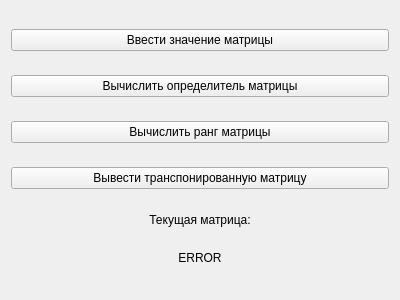
<?xml version="1.0" encoding="UTF-8"?>
<ui version="4.0">
 <class>TInterface</class>
 <widget class="QWidget" name="TInterface">
  <property name="geometry">
   <rect>
    <x>0</x>
    <y>0</y>
    <width>400</width>
    <height>300</height>
   </rect>
  </property>
  <property name="windowTitle">
   <string>Form</string>
  </property>
  <layout class="QVBoxLayout" name="verticalLayout">
   <item>
    <widget class="QPushButton" name="inputValueButton">
     <property name="text">
      <string>Ввести значение матрицы</string>
     </property>
    </widget>
   </item>
   <item>
    <widget class="QPushButton" name="calcDeterminantButton">
     <property name="text">
      <string>Вычислить определитель матрицы</string>
     </property>
    </widget>
   </item>
   <item>
    <widget class="QPushButton" name="calcRangButton">
     <property name="text">
      <string>Вычислить ранг матрицы</string>
     </property>
    </widget>
   </item>
   <item>
    <widget class="QPushButton" name="outputTransposeButton">
     <property name="text">
      <string>Вывести транспонированную матрицу</string>
     </property>
    </widget>
   </item>
   <item>
    <widget class="QLabel" name="label">
     <property name="sizePolicy">
      <sizepolicy hsizetype="Preferred" vsizetype="Maximum">
       <horstretch>0</horstretch>
       <verstretch>0</verstretch>
      </sizepolicy>
     </property>
     <property name="layoutDirection">
      <enum>Qt::LeftToRight</enum>
     </property>
     <property name="text">
      <string>Текущая матрица:</string>
     </property>
     <property name="alignment">
      <set>Qt::AlignCenter</set>
     </property>
    </widget>
   </item>
   <item>
    <widget class="QLabel" name="curMatrix">
     <property name="sizePolicy">
      <sizepolicy hsizetype="Preferred" vsizetype="Maximum">
       <horstretch>0</horstretch>
       <verstretch>0</verstretch>
      </sizepolicy>
     </property>
     <property name="text">
      <string>ERROR</string>
     </property>
     <property name="alignment">
      <set>Qt::AlignCenter</set>
     </property>
    </widget>
   </item>
  </layout>
 </widget>
 <resources/>
 <connections/>
</ui>
